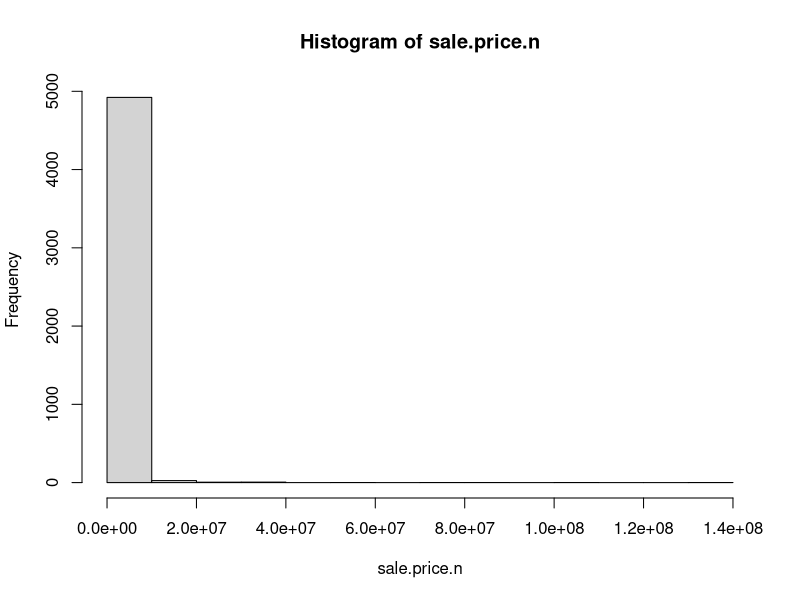
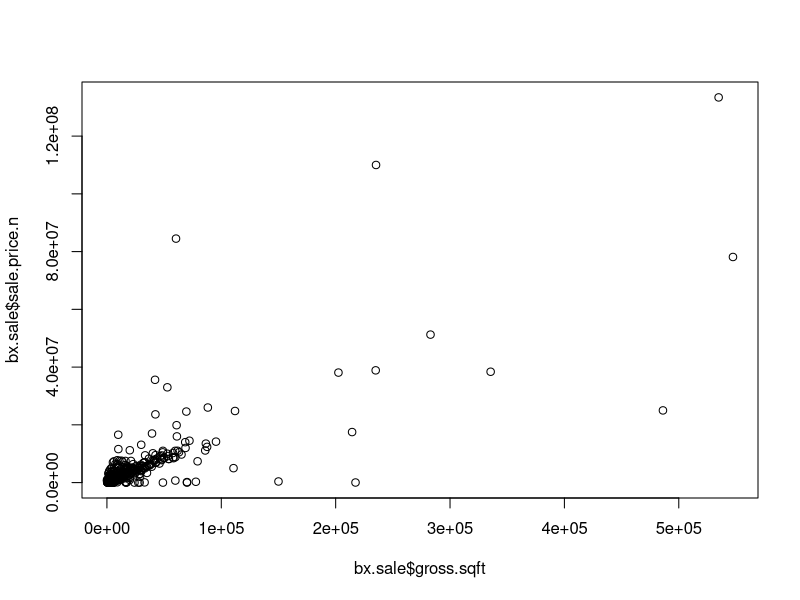
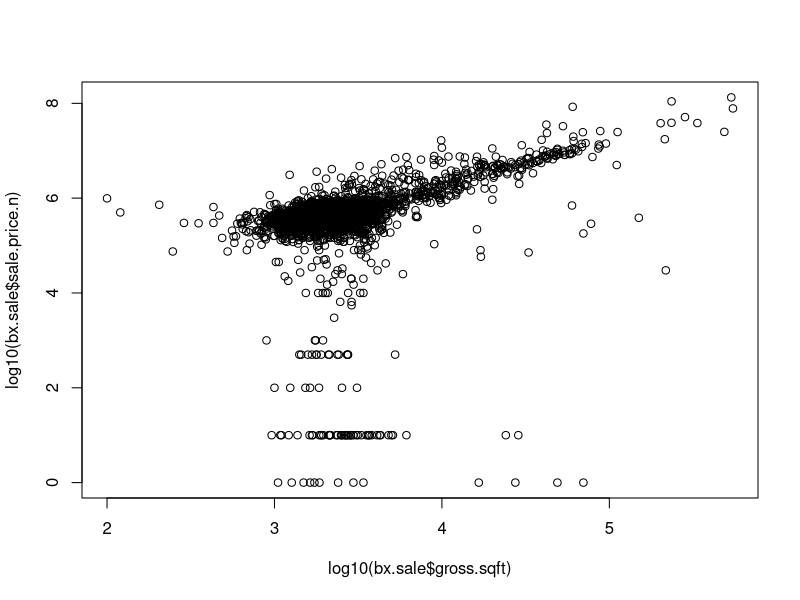
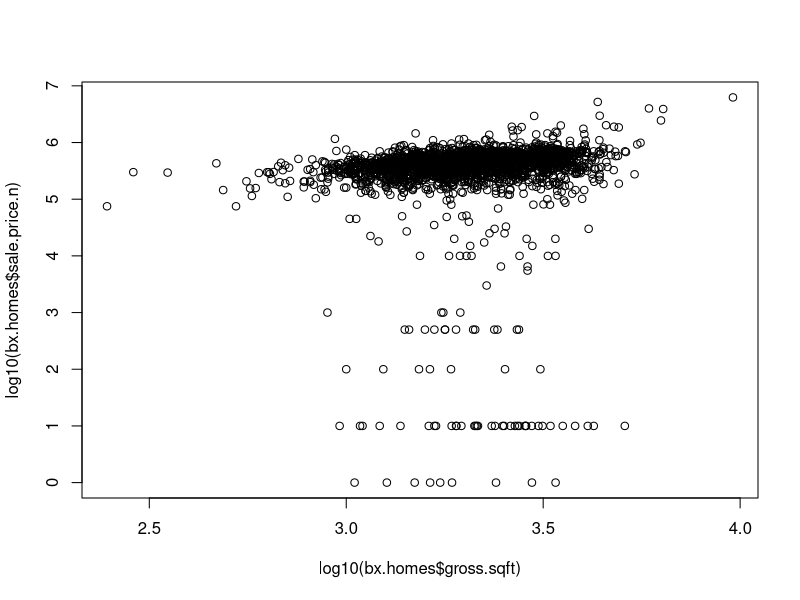
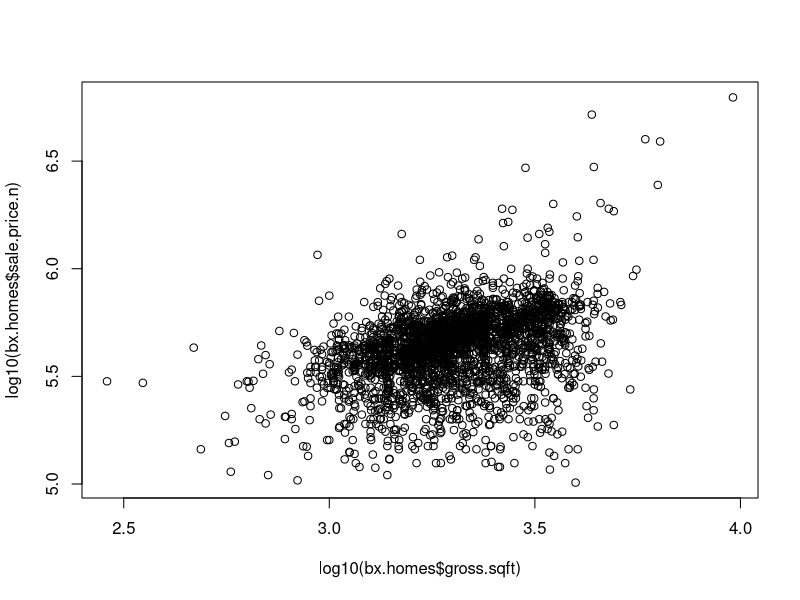

These figures' R source, in order:
# Author: Rangaswamy Nagarajan
# Taken from pages 49-50 of O'Neil and Schutt


setwd("C:\\Users\\swara\\OneDrive\\Documents\\MSDS\\Data Science\\Unit 6\\")

# http://www1.nyc.gov/site/finance/taxes/property-rolling-sales-data.page


# read csv file
bx <- read.csv("rollingsales_bronx.csv",skip=4,header=TRUE)

## Check the data
head(bx)
summary(bx)
str(bx) # Very handy function!
#Compactly display the internal structure of an R object.


## clean/format the data with regular expressions
## More on these later. For now, know that the
## pattern "[^[:digit:]]" refers to members of the variable name that
## start with digits. We use the gsub command to replace them with a blank space.
# We create a new variable that is a "clean' version of sale.price.
# And sale.price.n is numeric, not a factor.
bx$SALE.PRICE.N <- as.numeric(gsub("[^[:digit:]]","", bx$SALE.PRICE))
#count(is.na(bk$SALE.PRICE.N))

names(bx) <- tolower(names(bx)) # make all variable names lower case

## Get rid of leading digits
bx$gross.sqft <- as.numeric(gsub("[^[:digit:]]","", bx$gross.square.feet))
bx$land.sqft <- as.numeric(gsub("[^[:digit:]]","", bx$land.square.feet))
bx$year.built <- as.numeric(as.character(bx$year.built))

## do a bit of exploration to make sure there's not anything
## weird going on with sale prices
attach(bx)
hist(sale.price.n) 
detach(bx)

## keep only the actual sales

bx.sale <- bx[bx$sale.price.n!=0,]
plot(bx.sale$gross.sqft,bx.sale$sale.price.n)
plot(log10(bx.sale$gross.sqft),log10(bx.sale$sale.price.n))

## for now, let's look at 1-, 2-, and 3-family homes
bx.homes <- bx.sale[which(grepl("FAMILY",bx.sale$building.class.category)),]
dim(bx.homes)
plot(log10(bx.homes$gross.sqft),log10(bx.homes$sale.price.n))
summary(bx.homes[which(bx.homes$sale.price.n<100000),])
""

## remove outliers that seem like they weren't actual sales
bx.homes$outliers <- (log10(bx.homes$sale.price.n) <=5) + 0
bx.homes <- bx.homes[which(bx.homes$outliers==0),]
plot(log10(bx.homes$gross.sqft),log10(bx.homes$sale.price.n))